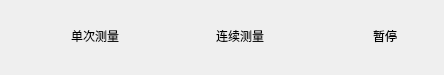
    <widget class="QWidget" name="measure_btn_page">
     <widget class="QWidget" name="continuous_measurement_tool_widget" native="true">
      <property name="geometry">
       <rect>
        <x>190</x>
        <y>5</y>
        <width>100</width>
        <height>61</height>
       </rect>
      </property>
      <property name="styleSheet">
       <string notr="true">#continuous_measurement_tool_widget{
background-color: rgba(0, 0, 255, 40);
background:transparent;
border-width:0;
border-style:outset;
border-image: url(:/img/btn/tool_click2.png);
}
</string>
      </property>
      <widget class="QToolButton" name="continuous_measurement_tool">
       <property name="geometry">
        <rect>
         <x>0</x>
         <y>0</y>
         <width>100</width>
         <height>61</height>
        </rect>
       </property>
       <property name="sizePolicy">
        <sizepolicy hsizetype="Fixed" vsizetype="Maximum">
         <horstretch>0</horstretch>
         <verstretch>0</verstretch>
        </sizepolicy>
       </property>
       <property name="font">
        <font>
         <family>微软雅黑</family>
        </font>
       </property>
       <property name="styleSheet">
        <string notr="true"/>
       </property>
       <property name="text">
        <string>连续测量</string>
       </property>
       <property name="icon">
        <iconset resource="img.qrc">
         <normaloff>:/img/btn/continuous_measurement_tool.png</normaloff>:/img/btn/continuous_measurement_tool.png</iconset>
       </property>
       <property name="toolButtonStyle">
        <enum>Qt::ToolButtonTextUnderIcon</enum>
       </property>
       <property name="autoRaise">
        <bool>true</bool>
       </property>
      </widget>
     </widget>
     <widget class="QWidget" name="single_measurement_tool_widget" native="true">
      <property name="geometry">
       <rect>
        <x>45</x>
        <y>5</y>
        <width>100</width>
        <height>61</height>
       </rect>
      </property>
      <property name="styleSheet">
       <string notr="true">#single_measurement_tool_widget{
background-color: rgba(0, 0, 255, 40);
background:transparent;
border-width:0;
border-style:outset;
border-image: url(:/img/btn/tool_click2.png);
}
</string>
      </property>
      <widget class="QToolButton" name="single_measurement_tool">
       <property name="geometry">
        <rect>
         <x>0</x>
         <y>0</y>
         <width>100</width>
         <height>61</height>
        </rect>
       </property>
       <property name="sizePolicy">
        <sizepolicy hsizetype="Fixed" vsizetype="Maximum">
         <horstretch>0</horstretch>
         <verstretch>0</verstretch>
        </sizepolicy>
       </property>
       <property name="font">
        <font>
         <family>微软雅黑</family>
        </font>
       </property>
       <property name="styleSheet">
        <string notr="true"/>
       </property>
       <property name="text">
        <string>单次测量</string>
       </property>
       <property name="icon">
        <iconset resource="img.qrc">
         <normaloff>:/img/btn/single_measurement_tool.png</normaloff>:/img/btn/single_measurement_tool.png</iconset>
       </property>
       <property name="toolButtonStyle">
        <enum>Qt::ToolButtonTextUnderIcon</enum>
       </property>
       <property name="autoRaise">
        <bool>true</bool>
       </property>
      </widget>
     </widget>
     <widget class="QWidget" name="stop_focusing_tool_widget_2" native="true">
      <property name="geometry">
       <rect>
        <x>335</x>
        <y>5</y>
        <width>100</width>
        <height>61</height>
       </rect>
      </property>
      <property name="styleSheet">
       <string notr="true">#stop_focusing_tool_widget_2{
background-color: rgba(0, 0, 255, 40);
background:transparent;
border-width:0;
border-style:outset;
border-image: url(:/img/btn/tool_click2.png);
}
</string>
      </property>
      <widget class="QToolButton" name="stop_focusing_tool_2">
       <property name="geometry">
        <rect>
         <x>0</x>
         <y>0</y>
         <width>100</width>
         <height>61</height>
        </rect>
       </property>
       <property name="sizePolicy">
        <sizepolicy hsizetype="Fixed" vsizetype="Maximum">
         <horstretch>0</horstretch>
         <verstretch>0</verstretch>
        </sizepolicy>
       </property>
       <property name="font">
        <font>
         <family>微软雅黑</family>
        </font>
       </property>
       <property name="styleSheet">
        <string notr="true"/>
       </property>
       <property name="text">
        <string>暂停</string>
       </property>
       <property name="icon">
        <iconset resource="img.qrc">
         <normaloff>:/img/btn/pause_tool.png</normaloff>:/img/btn/pause_tool.png</iconset>
       </property>
       <property name="toolButtonStyle">
        <enum>Qt::ToolButtonTextUnderIcon</enum>
       </property>
       <property name="autoRaise">
        <bool>true</bool>
       </property>
      </widget>
     </widget>
    </widget>
